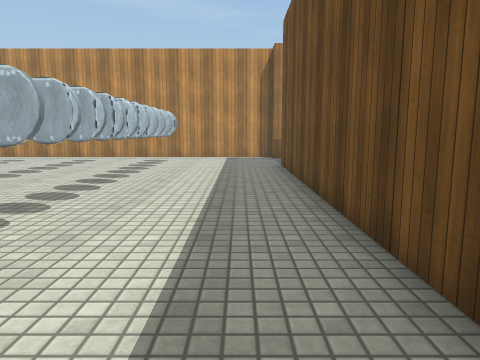
[1] (above)

24 first-person views from a walk through a Unity game level. The camera is 1.2 m above the floor, tilts 8° down and sees 70° across. The floor is counted in squares, 1 m on a side. Each view is taken from the middle of a square. On the plan, view 1 faces up. The plan holds only what a view shows up to about 14 squares ahead; the rest is blank. The place goes on beyond the plan. The player character is not drawn. Surface patterns are stand-ins for the level's own textures.

[2]
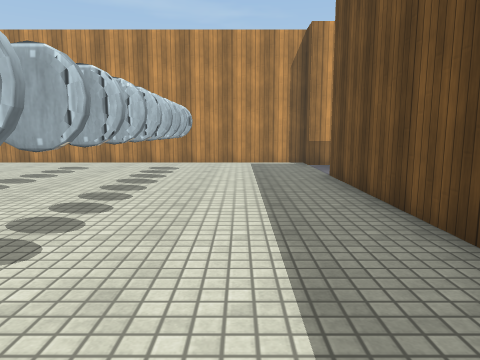

[3]
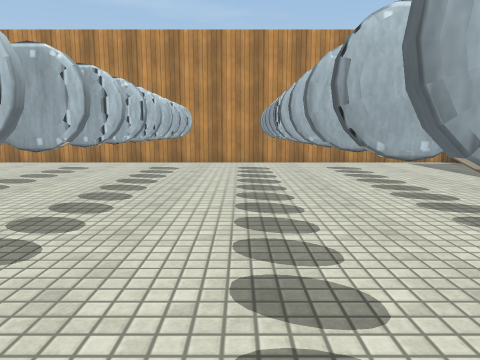

[4]
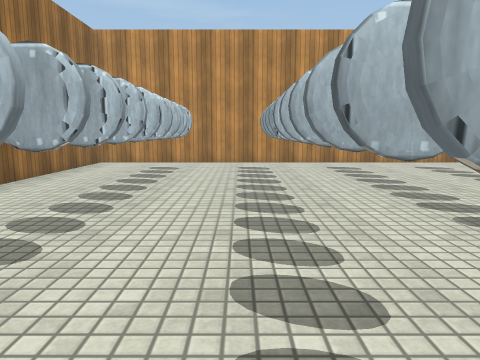

[5]
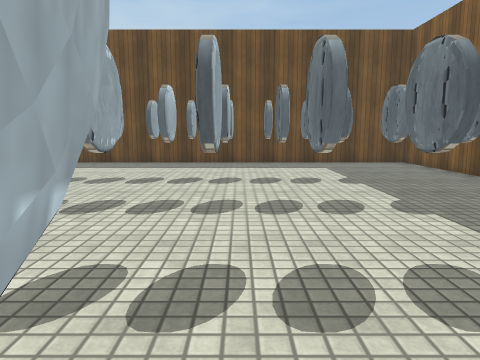

[6]
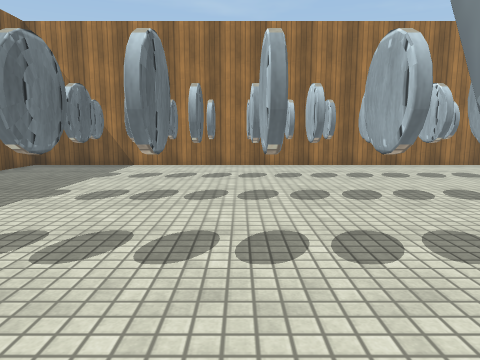

[7]
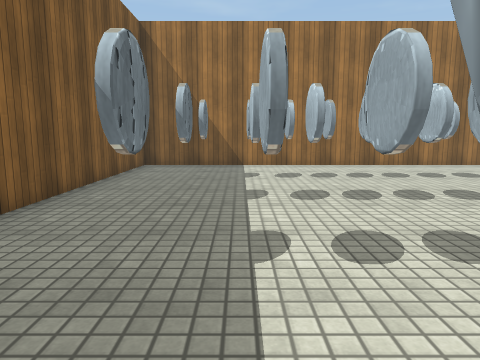

[8]
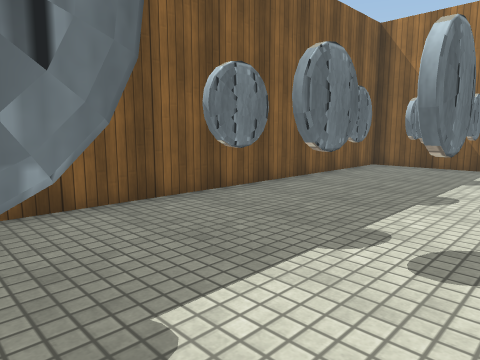

[9]
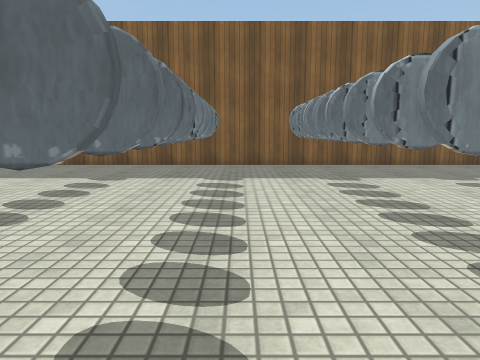

[10]
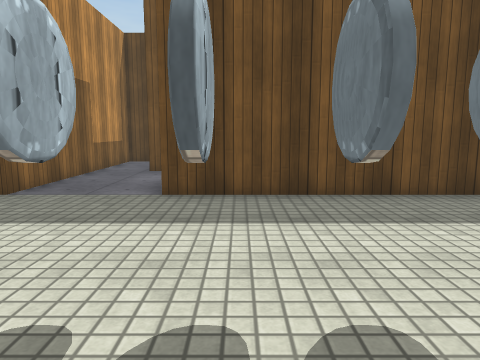

[11]
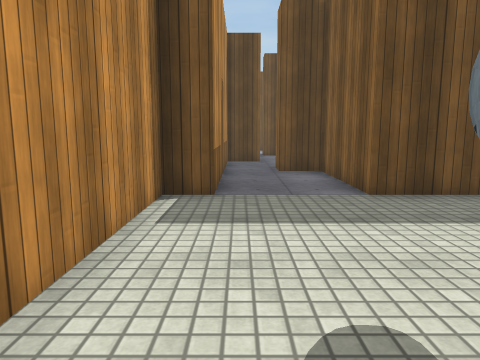

[12]
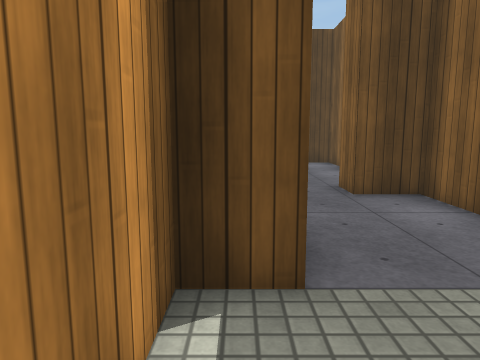

[13]
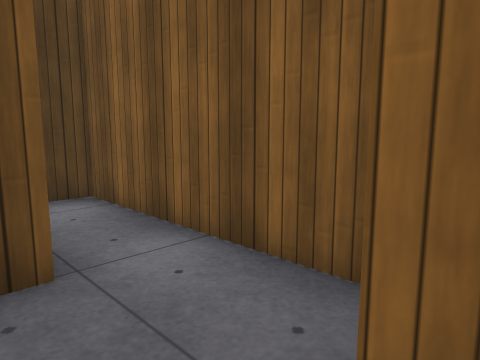

[14]
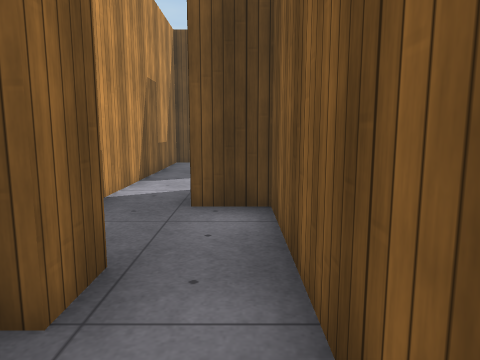

[15]
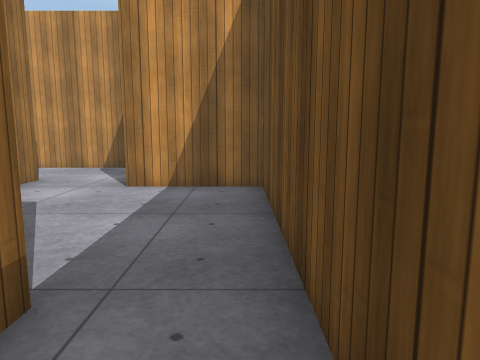

[16]
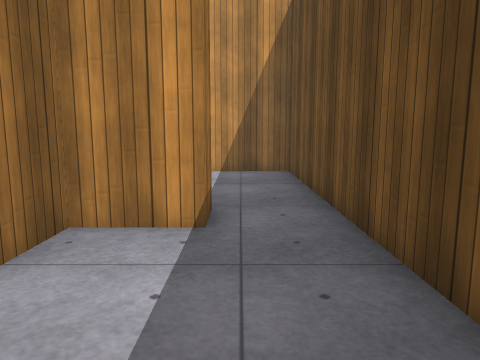

[17]
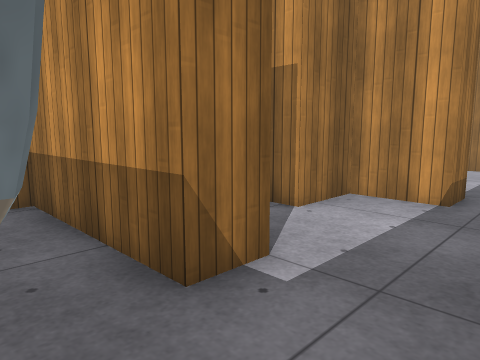

[18]
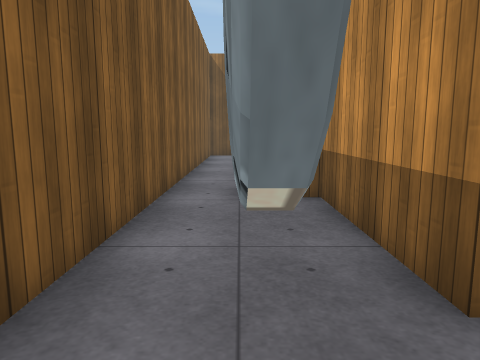

[19]
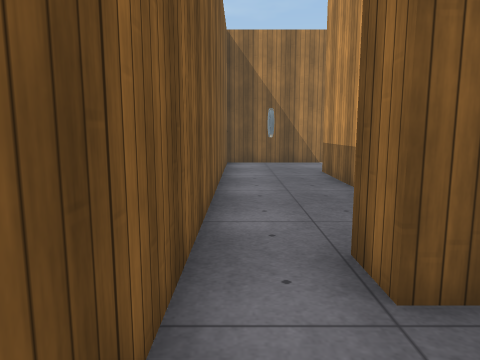

[20]
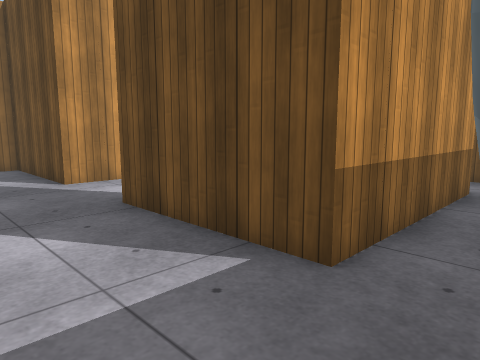

[21]
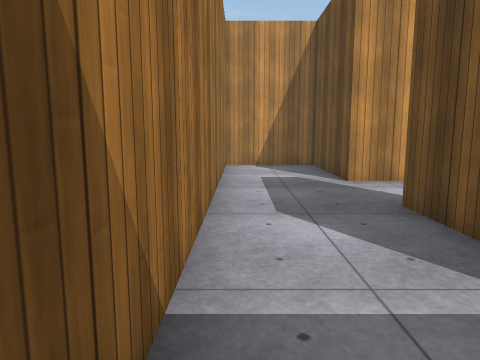

[22]
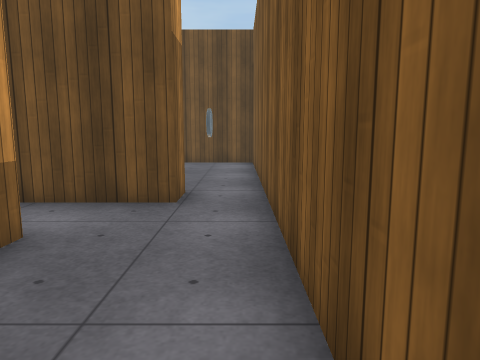

[23]
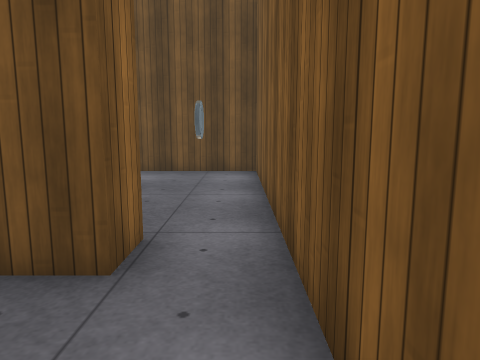

[24]
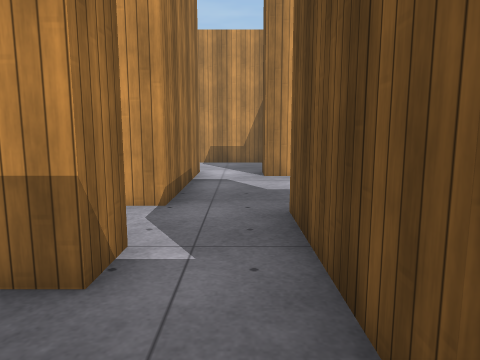

### Floor plan
Points are (right, up) in squares from view 1. A wall is a line through its corners. A room is listed if a view was taken in it or the views show most of it. See-through windows are left out.
Room 1 (views 1, 2, 3, 4, 5, 6, 7, 8, 9, 10, 11, 12, 13, 14)
walls: (7.1, 12.5) (8.6, 12.5); (8.9, 14.2) (8.9, 15.5) (1.5, 15.5) (1.5, 16.5) (-18.5, 16.5) (-18.5, -3.5) (1.5, -3.5) (1.5, 12.5) (5.7, 12.5) (5.7, 13.8) (6.6, 13.8)
ways out: opening at (9.5, 13)
Room 2 (view 15)
walls: (18.6, 6.2) (18.6, 5.2) (16.8, 5.2) (16.8, 3.5); (20.5, 3) (20.5, 11.5) (17.4, 11.5)
ways out: opening at (19, 4) to room 3; opening at (16.5, 12)
Room 3 (views 16, 17, 18, 19)
walls: (17.9, 1.5) (17.9, 0.5) (13.8, 0.5) (13.8, -0.9); (20.5, -2.6) (20.5, 1.1); (14.5, -2.5) (20.2, -2.5)
ways out: opening at (19, 4) to room 2; opening at (13.5, -2) to room 4; opening at (16.5, 2.5)
Room 4 (views 20, 21, 22, 23, 24)
walls: (5.7, 7.3) (5.7, 11.5) (2.5, 11.5) (2.5, -2.5) (14.5, -2.5); (10.8, 0.5) (5.7, 0.5) (5.7, 4.5); (13.8, -0.9) (12.8, -0.9) (12.8, 0.6)
ways out: opening at (13.5, -2) to room 3; opening at (11.5, 1) to room 5; opening at (6.5, 5.5)
Room 5 (no view inside)
walls: (10.8, 1.5) (10.8, 0.5); (10.8, 3.5) (10.1, 3.5); (12.8, 0.6) (12.8, 3.1)
ways out: opening at (11.5, 1) to room 4; opening at (10, 2.5); opening at (12, 4)

Positions as (right, up) in squares from view 1, and headings:
1: (0, 0), facing up
2: (-1, 3), facing up
3: (-7, 3), facing up
4: (-13, 3), facing up
5: (-12, 3), facing right
6: (-6, 4), facing left
7: (-6, 0), facing left
8: (-6, 2), facing down-left
9: (-7, 9), facing down
10: (-5, 11), facing right
11: (-5, 15), facing right
12: (-1, 16), facing right
13: (6, 15), facing down-right
14: (7, 13), facing right
15: (20, 4), facing up
16: (19, 1), facing up
17: (20, -1), facing up-left
18: (20, -1), facing left
19: (16, -2), facing left
20: (3, -1), facing up-right
21: (3, -1), facing up
22: (7, -2), facing right
23: (10, -2), facing right
24: (12, -2), facing up
